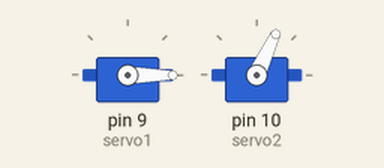
The sketch below on a simulated Arduino Uno, built with avr-gcc and run on an emulated ATmega328P. On the bench: 2 × servo.

Above: at 0.05 s.
At 6.0 s:
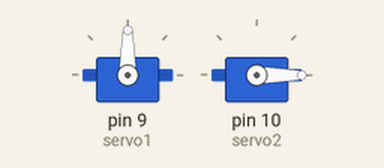
Timing chart, 0 to 7.8 s (numbered marks = the images above):
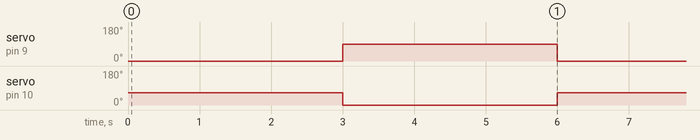

The sketch:

3.ino
```cpp
#include <Servo.h>

Servo servo1;
Servo servo2;

void setup() {
    servo1.attach(9); // el que esta mas cerca del pulsador
    servo2.attach(10); //  el que esta mas lejos del pulsador
}

void loop() {
    servo1.write(0);
    servo2.write(65);
    delay(3000);
    servo1.write(90);
    servo2.write(0);
    delay(3000);
}
```

Measured:
- by itself, servo on pin 9 (servo1): alternates 90° for 3.0 s and 0° for 3.0 s
- by itself, servo on pin 10 (servo2): alternates 65° for 3.0 s and 0° for 3.0 s
